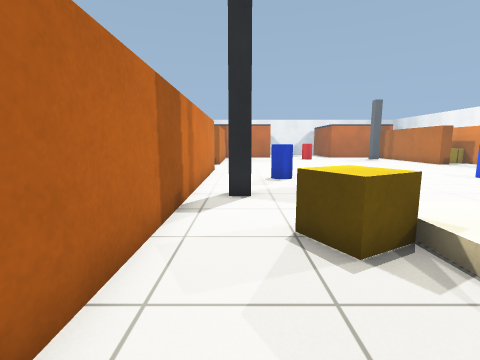
View 1 (above)

24 first-person views from a walk through a world built for the Gazebo simulator. The camera is 0.83 m above the floor, tilts 8° down and sees 85° across. The floor is counted in squares, 0.5 m on a side. Each view is taken from the middle of a square. On the plan, view 1 faces up. The plan holds only what a view shows up to about 14 squares ahead; the rest is blank.

View 2
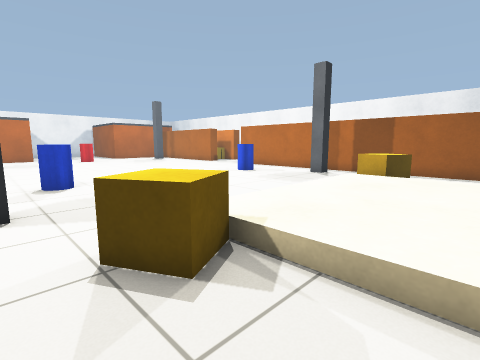

View 3
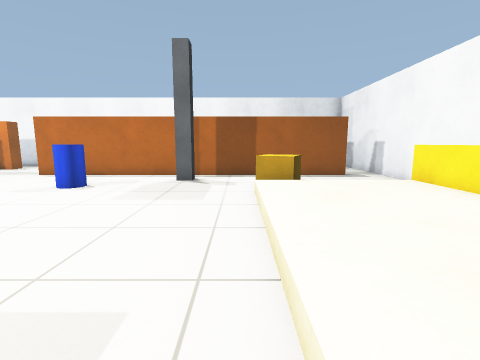

View 4
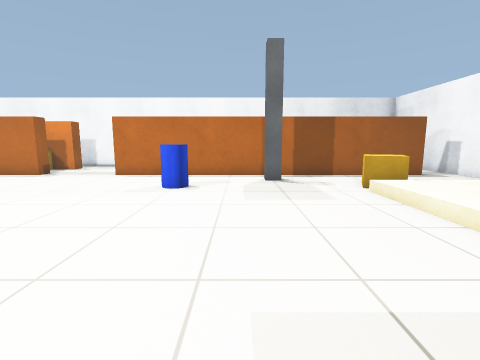

View 5
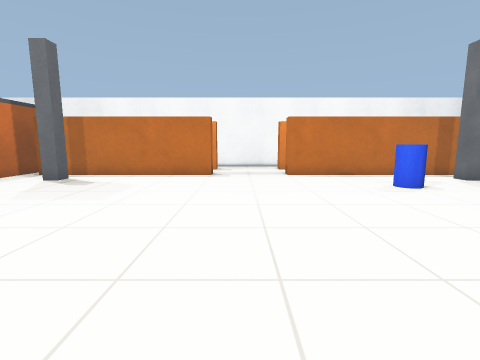

View 6
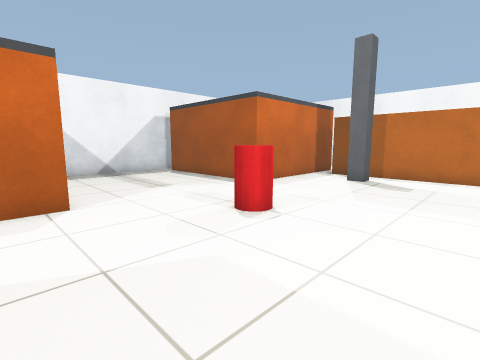

View 7
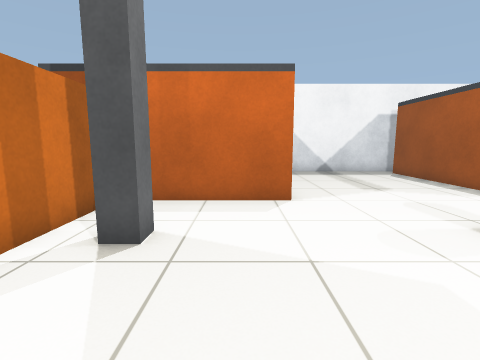

View 8
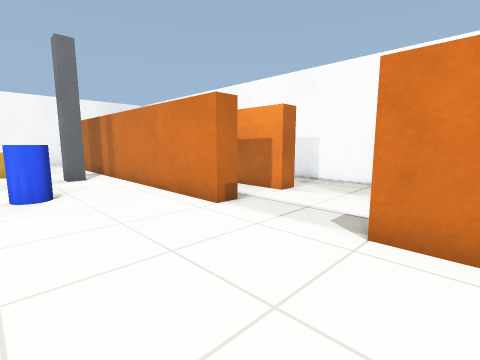

View 9
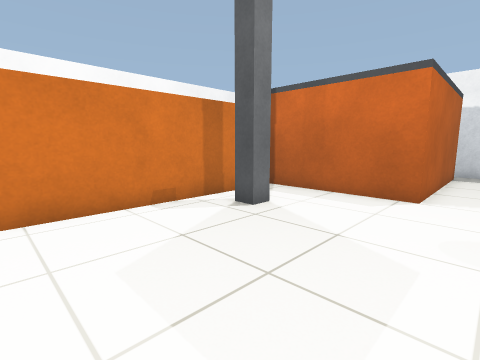

View 10
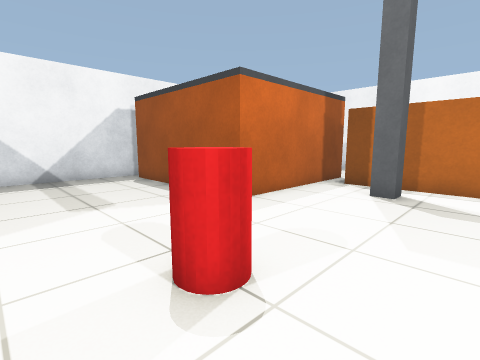

View 11
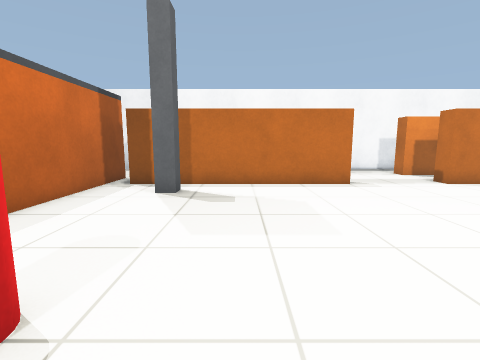

View 12
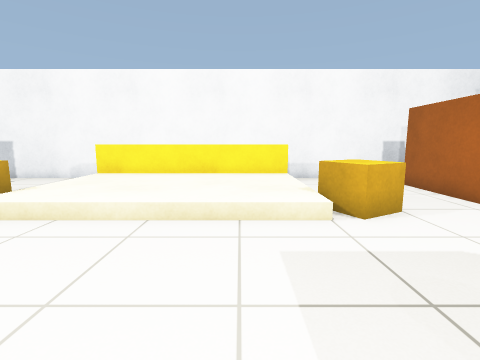

View 13
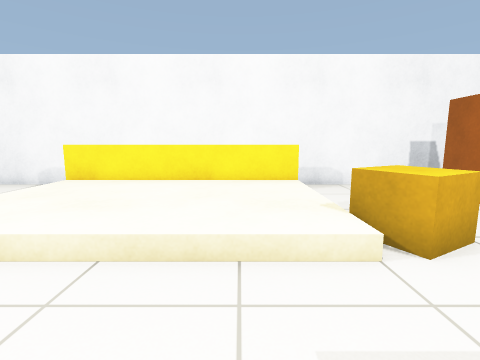

View 14
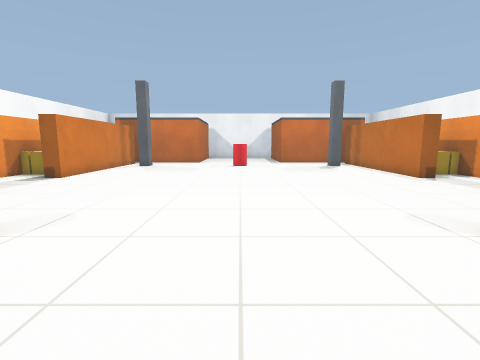

View 15
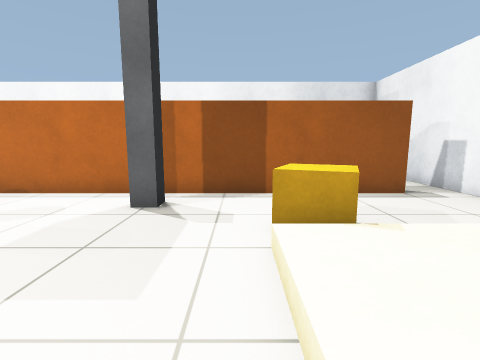

View 16
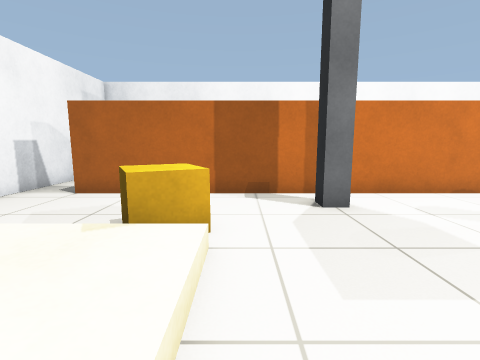

View 17
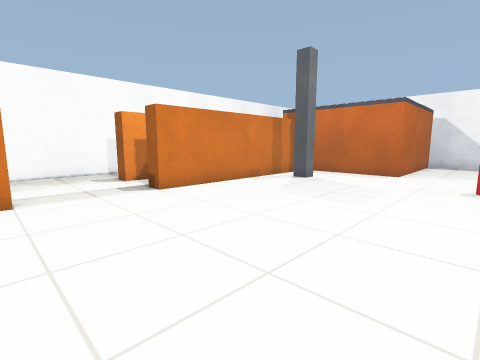

View 18
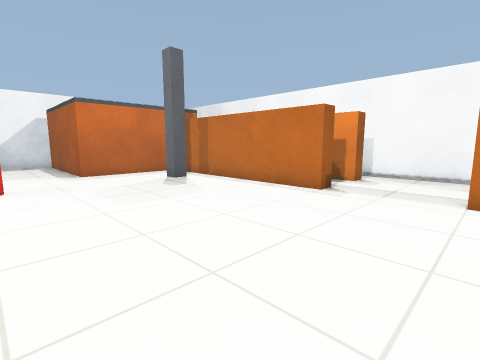

View 19
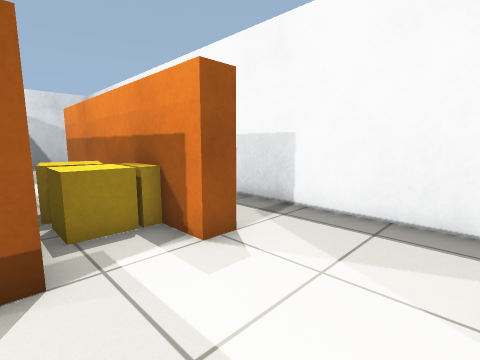

View 20
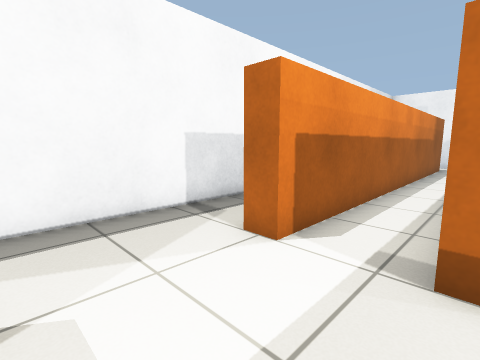

View 21
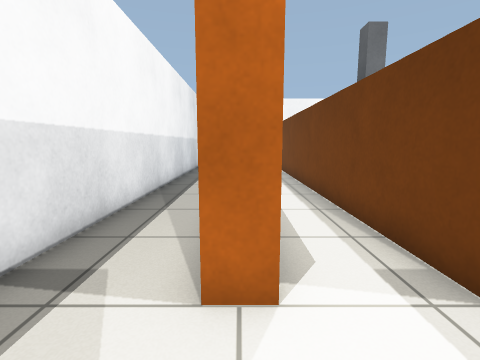

View 22
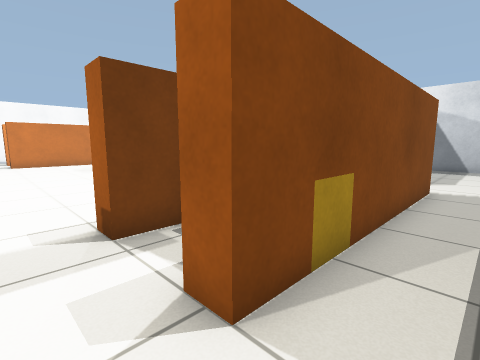

View 23
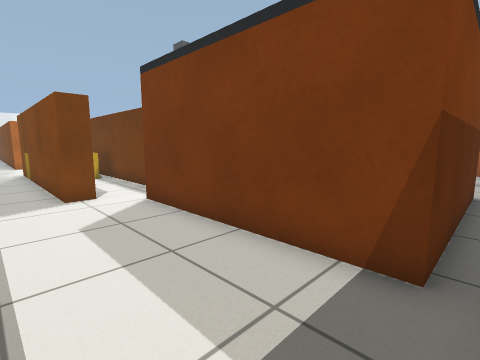

View 24
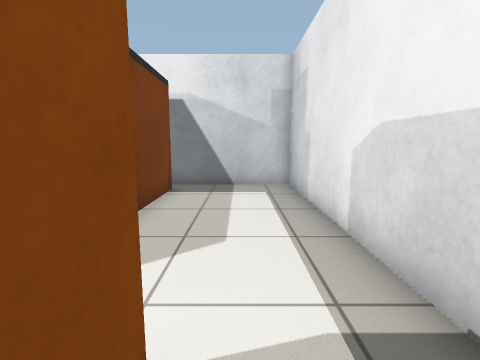

### Floor plan
Key: @ floor where view 1 was taken; # wall or solid block; . floor; B barrel; P pillar; C crate; E beige box; A barrier; R brown box.
Columns run from 8 left of view 1 to 22 right of it. Each row starts with its distance up from view 1.
 39            #########     ######
 38             ..................#
 37            R.......RRRRRRR....#
 36            R.......R     R....#
 35            R.......R     R....#
 34            R.......R     R....#
 33            R.......R     R....#
 32            R.......R     R....#
 31      RRRRRRR.......RRRRRRR....#
 30        .......................#
 29       #.................#..#..
 28       #.P......B......P.#..#..
 27       #.P......B......P.#..#..
 26       #.................#. #..
 25       #.................#. #..
 24       #.................#CC#..
 23    C  #.................#CCC..#
 22    CCC#.................#CCC..#
 21 #..#..#.................#..#..#
 20 #.............................#
 19 #.............................#
 18 #.............................#
 17 #.............................#
 16 #..#..#.................#..#..#
 15 #  #. #.................#..#..#
 14    #  #.................#..#..#
 13       #...B.........B...#..#..#
 12       #...B.........B...#..#..#
 11       #.................#..#..#
 10       #.................#..# .#
  9       #.P.............P.#..# .#
  8       #.P.............P.#..# .#
  7       #.................#..# .#
  6       #.................#..# .#
  5       #..CCCEEEEEEECCC..# .#  #
  4       #...CCEEEEEEECC  .# .#
  3       #....EEEEEEEEE....# .#
  2       #....EEEEEEEEE....#
  1       #....EEEEEEEEE....#
  0      ...@..AAAAAAAAA .....
 -1     .......          ......
 -2    #########################

Where each view was taken, in squares from view 1:
view 1: 0 up, 0 right, facing up
view 2: 1 up, 0 right, facing up-right
view 3: 6 up, 2 right, facing right
view 4: 10 up, 2 right, facing right
view 5: 19 up, 2 right, facing right
view 6: 23 up, 2 right, facing up-right
view 7: 23 up, 2 right, facing up
view 8: 22 up, 3 right, facing down-left
view 9: 22 up, 5 right, facing up-left
view 10: 25 up, 5 right, facing up-right
view 11: 25 up, 5 right, facing right
view 12: 11 up, 5 right, facing down
view 13: 9 up, 5 right, facing down
view 14: 8 up, 7 right, facing up
view 15: 6 up, 7 right, facing right
view 16: 6 up, 7 right, facing left
view 17: 16 up, 7 right, facing up-left
view 18: 16 up, 7 right, facing up-right
view 19: 17 up, 16 right, facing up-right
view 20: 20 up, 16 right, facing down-right
view 21: 19 up, 19 right, facing down
view 22: 19 up, 21 right, facing up-left
view 23: 38 up, 21 right, facing down-left
view 24: 28 up, 20 right, facing up
